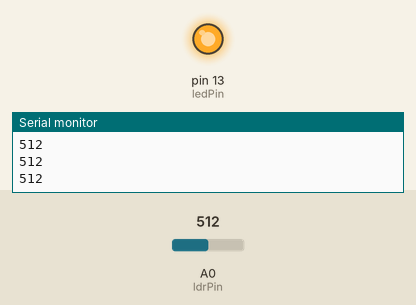
The sketch below on a simulated Arduino Uno, built with avr-gcc and run on an emulated ATmega328P. Shown: output pins drawn as LEDs (lit = HIGH), the last lines printed to the serial monitor. Inputs (shaded band) come from the test bench; at power-on: A0 (ldrPin) = 512.

Above: at 1.2 s.
1.3 s: A0 (ldrPin) set to 486
At 1.7 s:
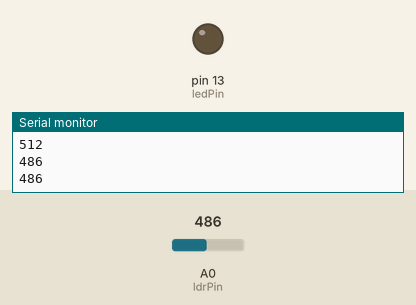
2.9 s: A0 (ldrPin) set to 510
At 4.1 s:
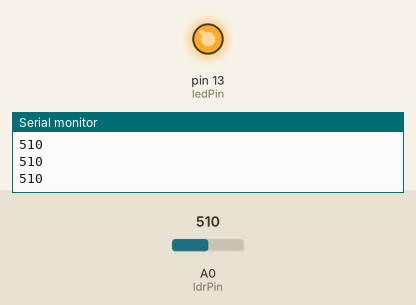
4.5 s: A0 (ldrPin) set to 490
At 5.5 s:
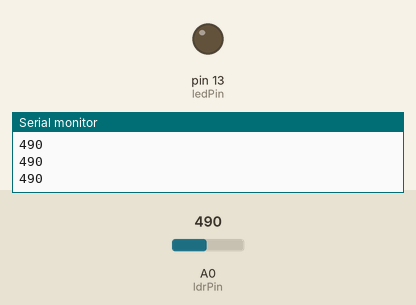
Timing chart, 0 to 7.5 s (numbered marks = the images above; inputs shaded):
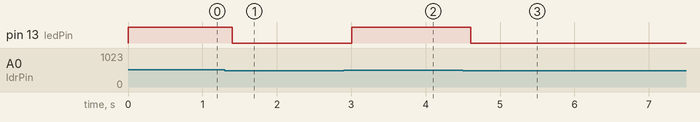

Measured:
- the behaviour switches between 500 and 499 on A0 (ldrPin) (found by bisection; images 0 and 1)
- after the input at 1.3 s, pin 13 (ledPin): HIGH → LOW after 0.10 s
- after the input at 2.9 s, pin 13 (ledPin): LOW → HIGH after 0.10 s
- after the input at 4.5 s, pin 13 (ledPin): HIGH → LOW after 0.11 s

The sketch:

Street_Light_G6.ino
```cpp
int ldrPin = A0;
int ledPin = 13;
int ldrValue = 0;

void setup() {
  pinMode(ledPin, OUTPUT);
  Serial.begin(9600);
}

void loop() {
  ldrValue = analogRead(ldrPin);
  Serial.println(ldrValue);

  if (ldrValue < 500) {  // dark
    digitalWrite(ledPin, LOW);
  }
  else {                // light
    digitalWrite(ledPin, HIGH);
  }

  delay(200);
}
```
